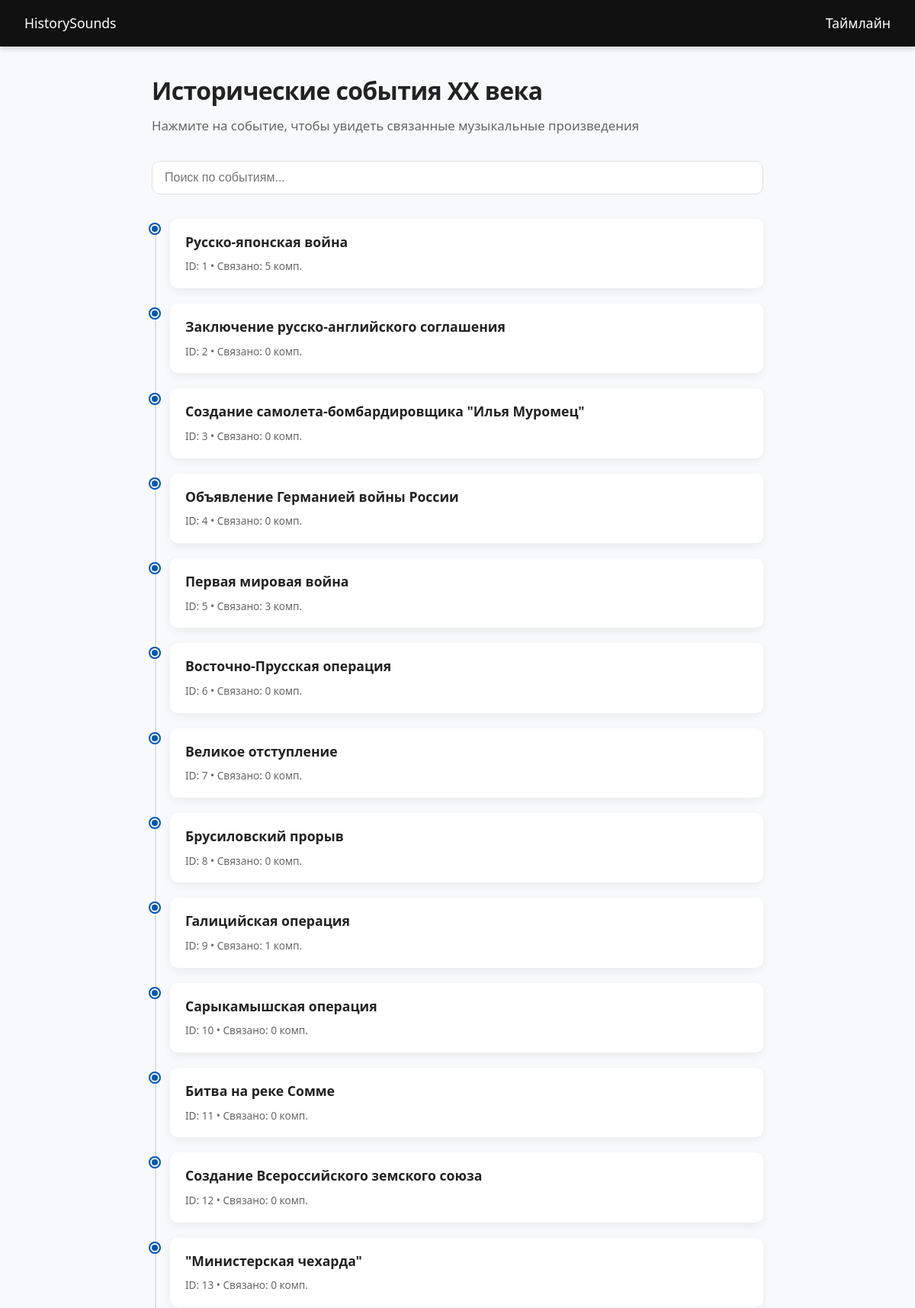
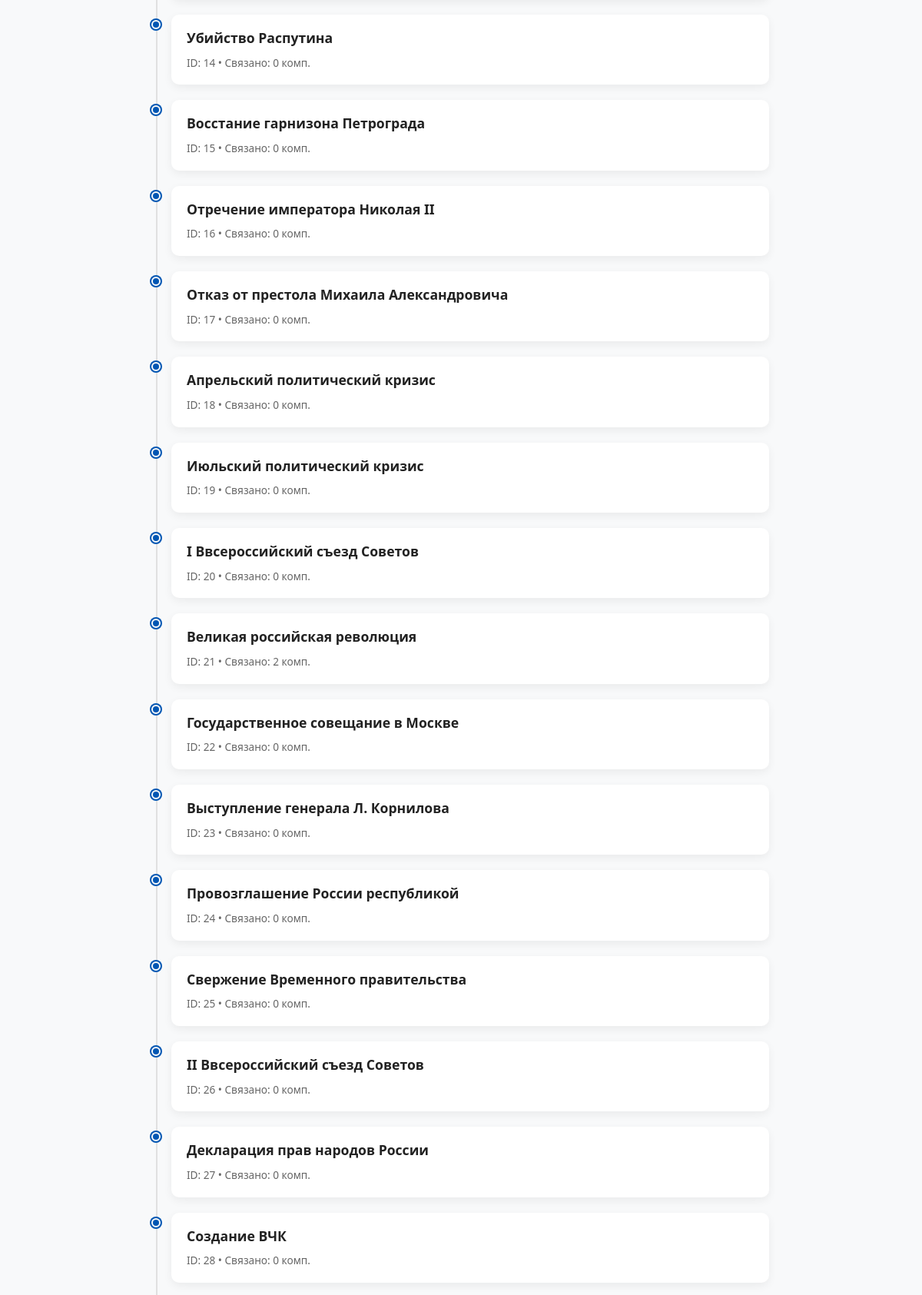
The page / (upper part) on the database its author committed (2 pictures, top to bottom).
### models/events.py (models this page shows)
class Event(Base):
    __tablename__ = "events"
    id = Column(Integer, primary_key=True, index=True, autoincrement=True)
    title = Column(String, nullable=True)
    description = Column(String, nullable=False)
    excel_id = Column(String, index=True)
    songs = relationship("Song", secondary=song_event, back_populates="events")

### app.py (the view)
@app.get("/", response_class=HTMLResponse)
async def timeline(request: Request, db: Session = Depends(get_db)):
    events = db.query(Event).order_by(Event.id.asc()).all()
    return templates.TemplateResponse(request, "timeline.html", {"events": events})

### templates/timeline.html (shortened to what this page needs)
{% extends "base.html" %}
{% block content %}
<h1>Исторические события XX века</h1>
<p class="subtitle">Нажмите на событие, чтобы увидеть связанные музыкальные произведения</p>
<input type="text" id="search" class="search-box" placeholder="Поиск по событиям...">
<ul class="timeline" id="timeline">
{% for e in events %}
  <li class="timeline-item" data-text="{{ (e.title | lower) + ' ' + (e.songs | map(attribute='name') | join(' ') | lower) }}">
    <div class="timeline-dot"></div>
    <div class="timeline-content">
      <a href="/event/{{ e.id }}" class="timeline-link">
        <h3>{{ e.title or (e.description | truncate(55, False, '…')) }}</h3>
        <span class="timeline-meta">ID: {{ e.id }} • Связано: {{ e.songs|length }} комп.</span>
      </a>
    </div>
  </li>
{% endfor %}
</ul>
{% endblock %}

### static/style.css (style rules this page uses)
:root { --primary: #0056b3; --primary-hover: #003d82; --bg: #f8f9fa; --card-bg: #ffffff; --text: #222; --text-muted: #666; --border: #e0e0e0; --shadow: 0 4px 12px rgba(0,0,0,0.06); --shadow-hover: 0 8px 24px rgba(0,0,0,0.12); --radius: 10px; --transition: 0.2s ease; }
* { box-sizing: border-box; margin: 0; padding: 0; }
html, body { font-family: system-ui, -apple-system, "Segoe UI", Roboto, sans-serif; line-height: 1.6; color: var(--text); background: var(--bg); min-height: 100vh; display: flex; flex-direction: column; }
a { cursor: pointer; }
h1 { margin-bottom: 0.5rem; font-size: 2rem; letter-spacing: -0.02em; }
.subtitle { color: var(--text-muted); margin-bottom: 2rem; font-size: 1.05rem; }
.search-box { width: 100%; padding: 0.75rem 1rem; border: 1px solid var(--border); border-radius: var(--radius); font-size: 1rem; margin-bottom: 2rem; transition: border-color var(--transition), box-shadow var(--transition); }
.timeline { list-style: none; position: relative; padding-left: 1.5rem; }
.timeline::before { content: ""; position: absolute; left: 0.25rem; top: 0.5rem; bottom: 0.5rem; width: 2px; background: var(--border); }
.timeline-item { position: relative; margin-bottom: 1.25rem; transition: transform var(--transition); }
.timeline-dot { position: absolute; left: -1.65rem; top: 0.45rem; width: 12px; height: 12px; background: var(--primary); border-radius: 50%; border: 2px solid var(--bg); box-shadow: 0 0 0 2px var(--primary); }
.timeline-content { background: var(--card-bg); padding: 1rem 1.25rem; border-radius: var(--radius); box-shadow: var(--shadow); transition: box-shadow var(--transition); }
.timeline-link { text-decoration: none; color: inherit; display: block; }
.timeline-link h3 { font-size: 1.1rem; margin-bottom: 0.35rem; color: var(--text); transition: color var(--transition); }
.timeline-meta { font-size: 0.85rem; color: var(--text-muted); }

### rows shown on the page
Event: title "Русско-японская война", id "1", songs|length "5"
Event: title "Заключение русско-английского соглашения", id "2", songs|length "0"
Event: title "Создание самолета-бомбардировщика \"Илья Муромец\"", id "3", songs|length "0"
Event: title "Объявление Германией войны России", id "4", songs|length "0"
Event: title "Первая мировая война", id "5", songs|length "3"
Event: title "Восточно-Прусская операция", id "6", songs|length "0"
Event: title "Великое отступление", id "7", songs|length "0"
Event: title "Брусиловский прорыв", id "8", songs|length "0"
Event: title "Галицийская операция", id "9", songs|length "1"
Event: title "Сарыкамышская операция", id "10", songs|length "0"
Event: title "Битва на реке Сомме", id "11", songs|length "0"
Event: title "Создание Всероссийского земского союза", id "12", songs|length "0"
Event: title "\"Министерская чехарда\"", id "13", songs|length "0"
Event: title "Убийство Распутина", id "14", songs|length "0"
Event: title "Восстание гарнизона Петрограда", id "15", songs|length "0"
Event: title "Отречение императора Николая II", id "16", songs|length "0"
Event: title "Отказ от престола Михаила Александровича", id "17", songs|length "0"
Event: title "Апрельский политический кризис", id "18", songs|length "0"
Event: title "Июльский политический кризис", id "19", songs|length "0"
Event: title "I Ввсероссийский съезд Советов", id "20", songs|length "0"
Event: title "Великая российская революция", id "21", songs|length "2"
Event: title "Государственное совещание в Москве", id "22", songs|length "0"
Event: title "Выступление генерала Л. Корнилова", id "23", songs|length "0"
Event: title "Провозглашение России республикой", id "24", songs|length "0"
Event: title "Свержение Временного правительства", id "25", songs|length "0"
Event: title "II Ввсероссийский съезд Советов", id "26", songs|length "0"
Event: title "Декларация прав народов России", id "27", songs|length "0"
Event: title "Создание ВЧК", id "28", songs|length "0"
